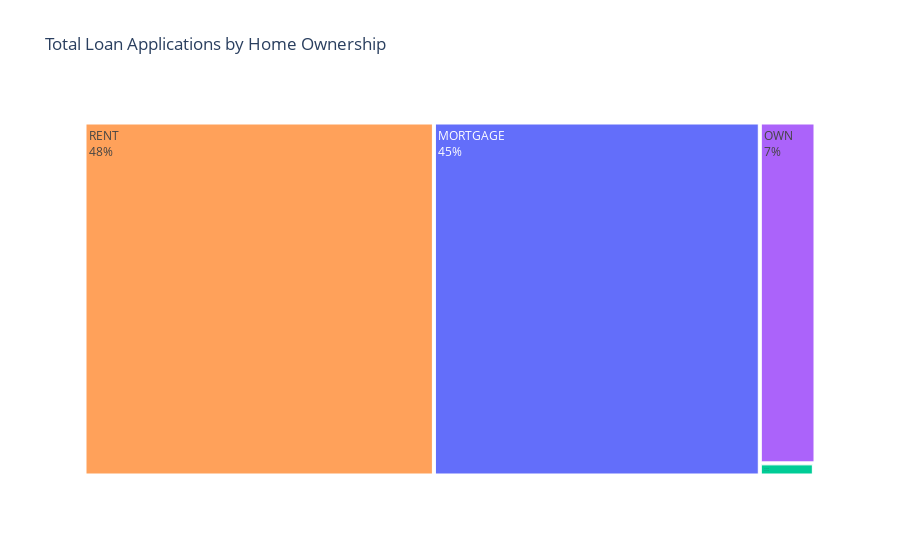

Notebook cell for this chart:
### Markdown cell above
## Home Ownership by Loan Applications

### Code cell
home_applications =df.groupby('home_ownership')['id'].count().reset_index()

fig = px.treemap(
    home_applications,
    path= ['home_ownership'] ,
    values = 'id',
    color = 'id',
    title='Total Loan Applications by Home Ownership',
)
fig.update_traces(textinfo="label+percent parent")
fig.show()

### Figure 1 — Plotly figure (JSON) as saved in the notebook; plotly's stock layout.template omitted (floating-point values rounded to 4 significant figures)
{"data": [{"branchvalues": "total", "customdata": [["MORTGAGE"], ["NONE"], ["OTHER"], ["OWN"], ["RENT"]], "domain": {"x": [0, 1], "y": [0, 1]}, "hovertemplate": "labels=%{label}<br>id_sum=%{value}<br>parent=%{parent}<br>id=%{customdata[0]}<extra></extra>", "ids": ["MORTGAGE", "NONE", "OTHER", "OWN", "RENT"], "labels": ["MORTGAGE", "NONE", "OTHER", "OWN", "RENT"], "marker": {"colors": ["#636efa", "#EF553B", "#00cc96", "#ab63fa", "#FFA15A"]}, "name": "", "parents": ["", "", "", "", ""], "textinfo": "label+percent parent", "type": "treemap", "values": [17198, 3, 98, 2838, 18439]}], "layout": {"legend": {"tracegroupgap": 0}, "title": {"text": "Total Loan Applications by Home Ownership"}}}
